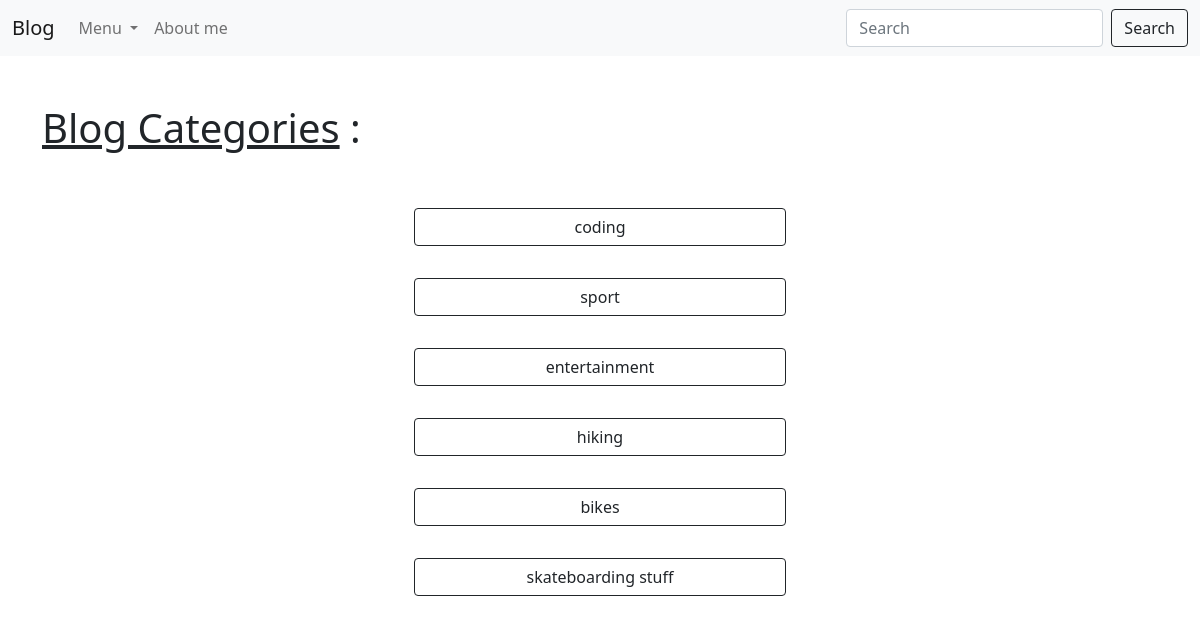
The page /category_list/ on the database its author committed.
### theblog/models.py (models this page shows, shortened)
class Category(models.Model):
	name = models.CharField(max_length=255)
	def __str__(self):
		return self.name

### theblog/views.py (the view)
# urls.py: path('category_list/', CategoryListView, name='category_list'),
def CategoryListView(request):
	cat_menu_list = Category.objects.all()
	return render(request, 'category_list.html', {'cat_menu_list':cat_menu_list})

### theblog/templates/category_list.html (shortened to what this page needs)
{% extends 'base.html' %}
{% block content %}
<h1><u> Blog Categories</u> : </h1><br/><br/>
	{% for item in cat_menu_list %}
    	<div class="d-grid gap-2 col-4 mx-auto">
  			<a class="btn btn-outline-dark" type="button" href="{% url 'category' item|slugify %}">{{ item }}</a><br/>
  		</div>
	{% endfor %}
{% endblock %}

### rows shown on the page
Category: name "coding"
Category: name "sport"
Category: name "entertainment"
Category: name "hiking"
Category: name "bikes"
Category: name "skateboarding stuff"
